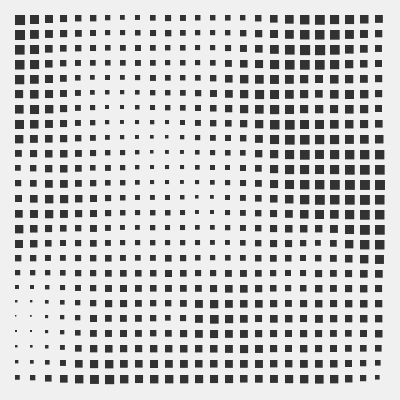
Frame 1 (no input)
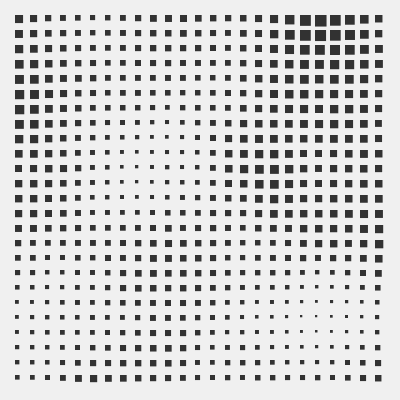
Frame 60 (no input)
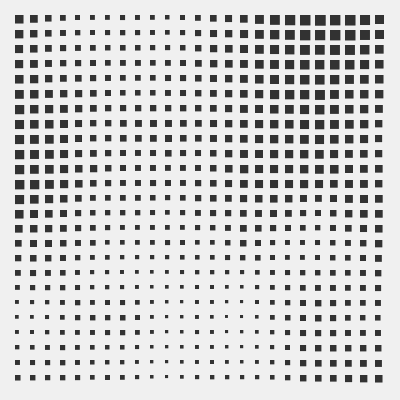
Frame 120 (the mouse pressed at the canvas centre since frame 60)

The p5.js sketch that drew these frames (run headless with seeded random() and noise() and a simulated clock; from frame 60 on, the mouse is pressed at the canvas centre):

// p5.js sketch
// ── sketch.js
function setup() {
  createCanvas(400, 400);
  // background(240);
  fill(50);
  noStroke();
  // noLoop();
}
let zoff = 0;

function draw() {
  background(240);
  let xoff = 0;
  for (let x = 15; x < width-15; x += 15) {
    let yoff = 0;
    for (let y = 15; y < height -15; y += 15) {
      let n = noise(xoff, yoff, zoff) * 15;
      rect(x, y, n, n);
      yoff += 0.1;
    }
    xoff += 0.1;
  }  
  zoff += 0.01;
}
